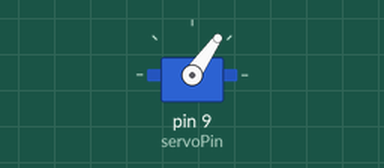
Recording of a sketch running on a simulated Arduino Uno, built with avr-gcc and run on an emulated ATmega328P. Parts: servo.

Above: at 0.05 s.
At 2.2 s:
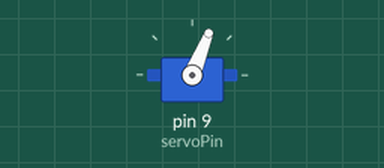
At 2.4 s:
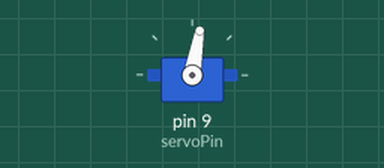
At 4.75 s:
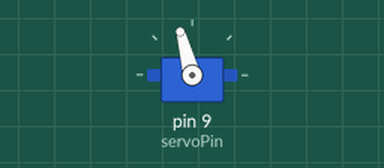
Timing chart, 0 to 6.2 s (numbered marks = the images above):
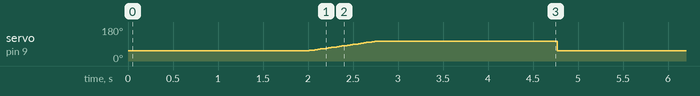

Measured:
- by itself, servo on pin 9 (servoPin): ramps from 55° to 105° and jumps back, once every 4.8 s

The sketch:

Servo_test.ino
```cpp
#include <Servo.h>

Servo myservo;  // create servo object to control a servo

#define servoPin 9

/* variables for broken servo */
int start = 55;     // starting position of servo 17
int angle = 100;     // turn angle (i.e pin ON)
int pos = 0;        // variable to store the servo position
int overshoot = 5;  // reset state of pin after angle rotationi (i.e pin OFF)

void setup() {
  myservo.attach(servoPin);  // attaches the servo on pin 9 to the servo object
}

// sweeping motion
void rotate() {
  // 0 degrees to (45+5) in steps of 1 degree per 15ms
  for (pos = start; pos <= angle+overshoot; pos += 1) {
    myservo.write(pos);
    delay(15);    // speed of rotation - 15m s
  }
}

// this loop continuosly raises the left front pin and resets to starting posiotn every 2s
void loop() {
  myservo.write(start);   // start position
  delay(2000);
  rotate();               // raise left front pin (letter a) and reset
  delay(2000);
}
```
